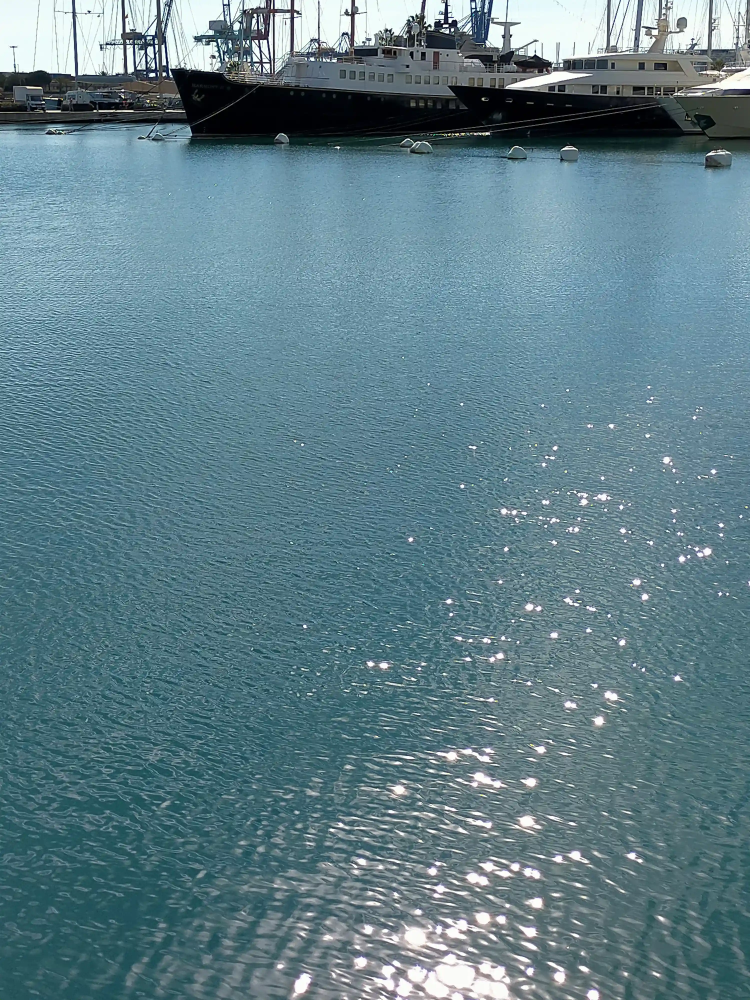
#> input picture media/1. Marzo 2023/foto1.webp, 3000 x 4000 px (shown at 1/4 size); its folder holds only this picture in this run
$ python generar_thumbs.py
#> lines starting #> are read from the running program, lines starting #| are printed output that depends on the picture
from PIL import Image
from pathlib import Path

ORIG = Path("media")
THUMBS = Path("media/thumbs")

MAX_SIZE = (400, 400)   # 👈 TU TAMAÑO IDEAL
QUALITY = 80            # 👌 buena calidad / poco peso

for img_path in ORIG.rglob("*.webp"):
    # Saltar miniaturas ya generadas
    if "thumbs" in img_path.parts:
        continue

    # Crear ruta de miniatura equivalente
    thumb_path = THUMBS / img_path.relative_to(ORIG)
    thumb_path.parent.mkdir(parents=True, exist_ok=True)

    try:
        with Image.open(img_path) as img:
#> img is the input picture: PIL image 3000x4000 RGB; mean R, G, B 96.9, 126.8, 136.7
            img = img.convert("RGB")
            img.thumbnail(MAX_SIZE)
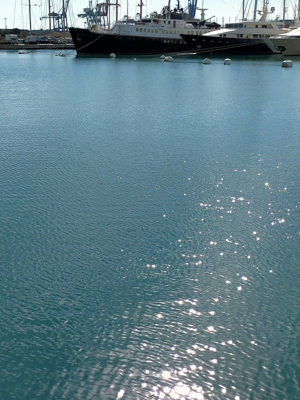
#> img: PIL image 300x400 RGB; mean R, G, B 96.8, 126.8, 136.6
            img.save(thumb_path, "WEBP", quality=QUALITY, method=6)
            print(f"✓ {thumb_path}")
    except Exception as e:
        print(f"✗ Error con {img_path}: {e}")
#> pass 2 of the loop `for img_path in ORIG.rglob("*.webp"):`:
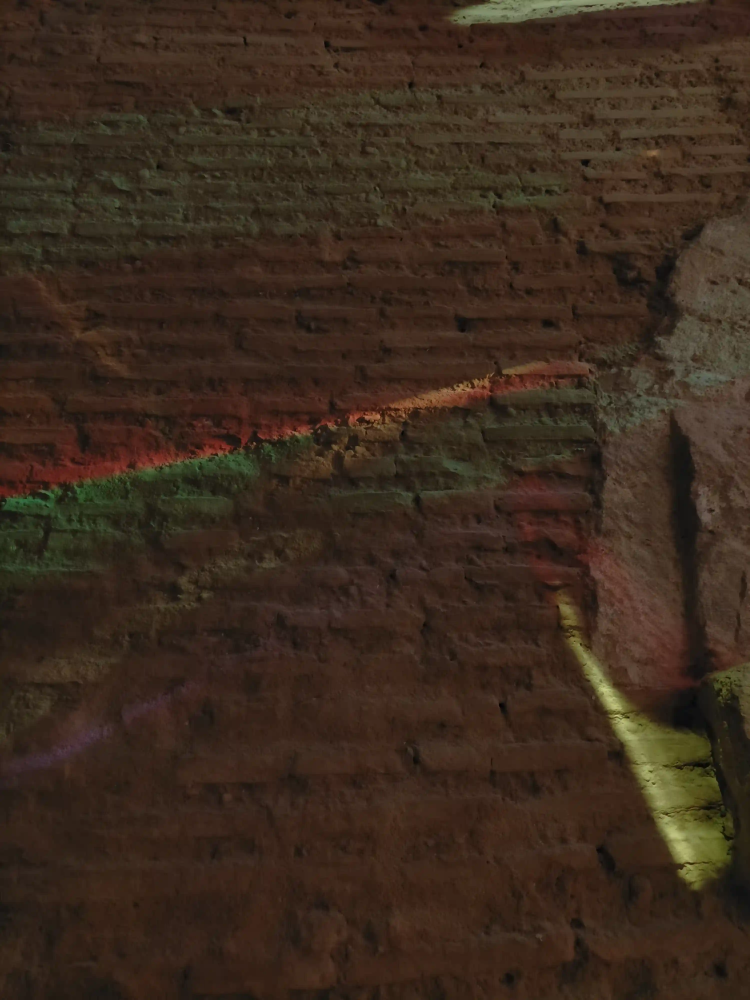
#> input picture media/10. Diciembre 2023/foto155.webp, 3000 x 4000 px (shown at 1/4 size)
#> img is the input picture: PIL image 3000x4000 RGB; mean R, G, B 58.9, 42.6, 29.7
#> `img.thumbnail(MAX_SIZE)`:
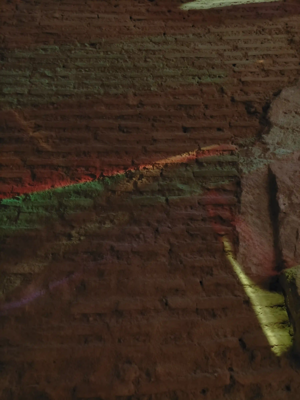
#> img: PIL image 300x400 RGB; mean R, G, B 58.8, 42.6, 29.7

print("\n✅ Miniaturas generadas")
